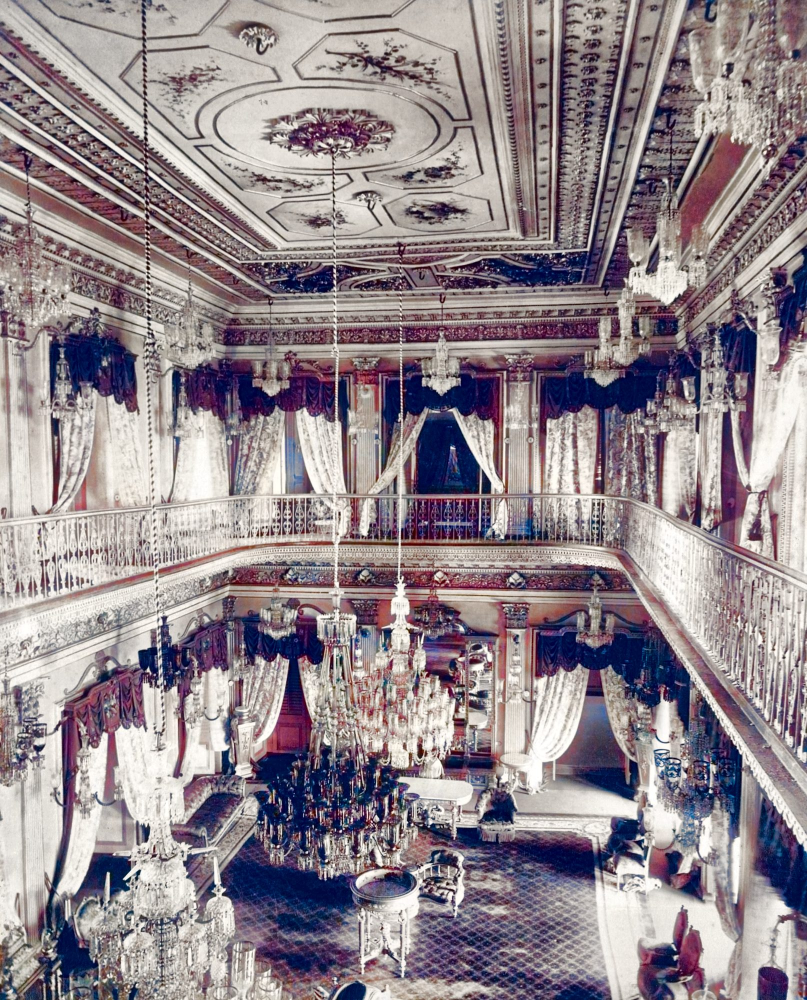
#> input picture assets/img/art-chowmahalla-color.jpg, 1614 x 2000 px (shown at 1/2 size)
$ python cardcrop.py ../../assets/img/art-chowmahalla-color.jpg ../../assets/img/art-chowmahalla.jpg 1.0 1.0
#> lines starting #> are read from the running program, lines starting #| are printed output that depends on the picture
# Cover-crop a photo to 720x840 (card ratio) around a focal point, JPEG q80.
import sys, os
from PIL import Image, ImageOps
src, dst, fx, fy = sys.argv[1], sys.argv[2], float(sys.argv[3]), float(sys.argv[4])
W, H = 720, 840
im = ImageOps.exif_transpose(Image.open(src)).convert('RGB')
#> im is the input picture: PIL image 1614x2000 RGB; mean R, G, B 146.1, 134.9, 141.2
w, h = im.size
#> w = 1614; h = 2000
r = W / H
if w / h > r: cw, ch = int(h * r), h
else: cw, ch = w, int(w / r)
#> cw = 1614; ch = 1883
x = min(max(int(fx * w - cw / 2), 0), w - cw); y = min(max(int(fy * h - ch / 2), 0), h - ch)
#> after `x = min(max(int(fx * w - cw / 2), 0), w - cw)`: x = 0
#> after `y = min(max(int(fy * h - ch / 2), 0), h - ch)`: y = 117
im = im.crop((x, y, x + cw, y + ch)).resize((W, H), Image.LANCZOS)
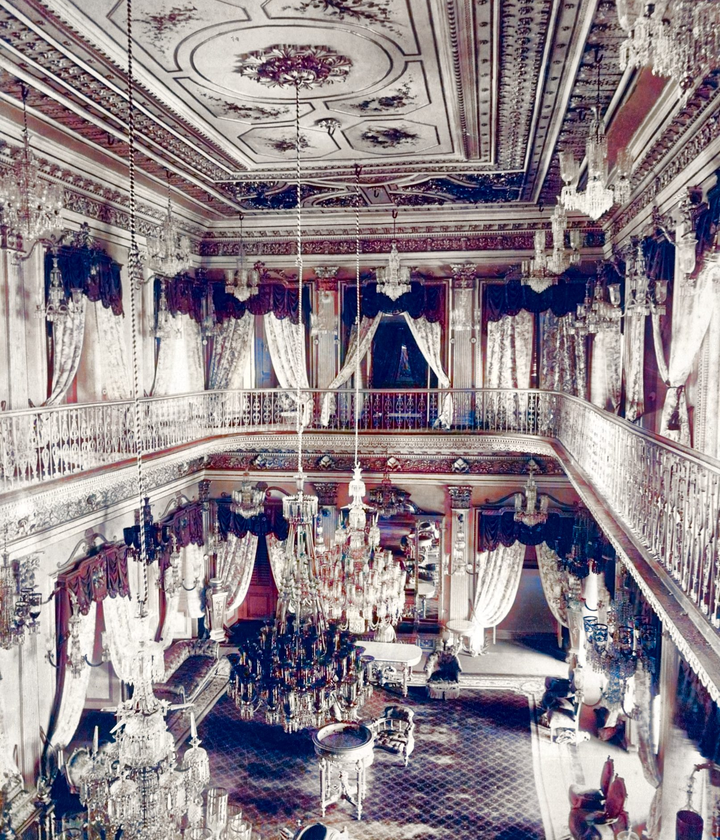
#> im: PIL image 720x840 RGB; mean R, G, B 144.9, 133.6, 140.6
im.save(dst, quality=80, optimize=True, progressive=True)
print(os.path.basename(dst), f'from {w}x{h}', os.path.getsize(dst)//1024, 'KB')
#| art-chowmahalla.jpg from 1614x2000 190 KB

$ run again, on assets/img/art-old-city-color.jpg
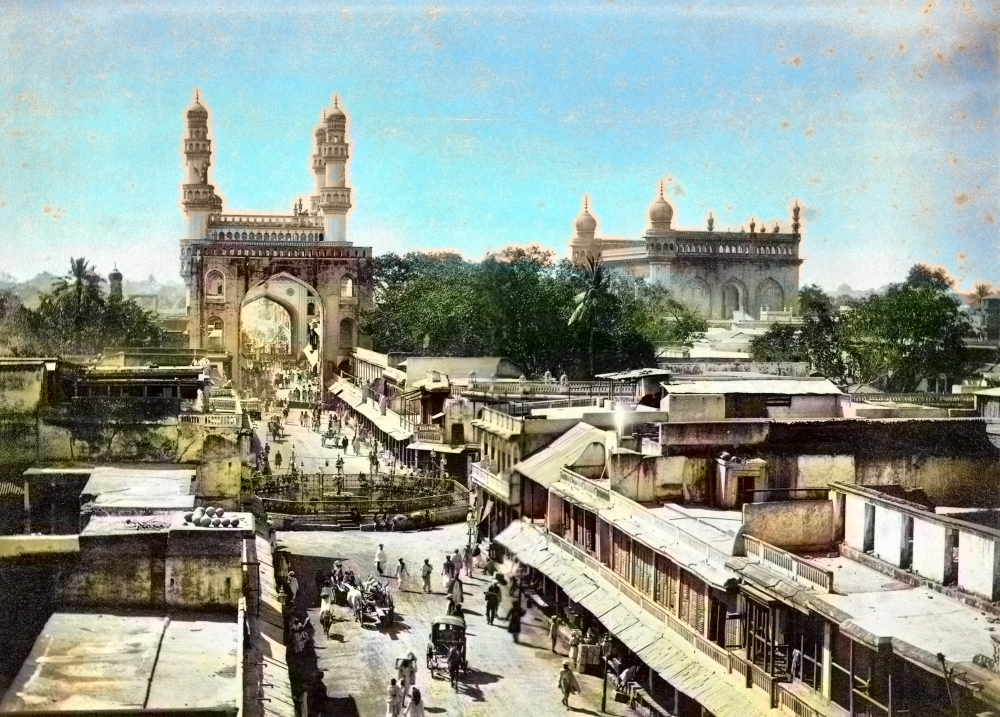
#> input picture assets/img/art-old-city-color.jpg, 2000 x 1434 px (shown at 1/2 size)
#> im is the input picture: PIL image 2000x1434 RGB; mean R, G, B 146.5, 155.7, 145.5
#> `im = im.crop((x, y, x + cw, y + ch)).resize((W, H), Image.LANCZOS)`:
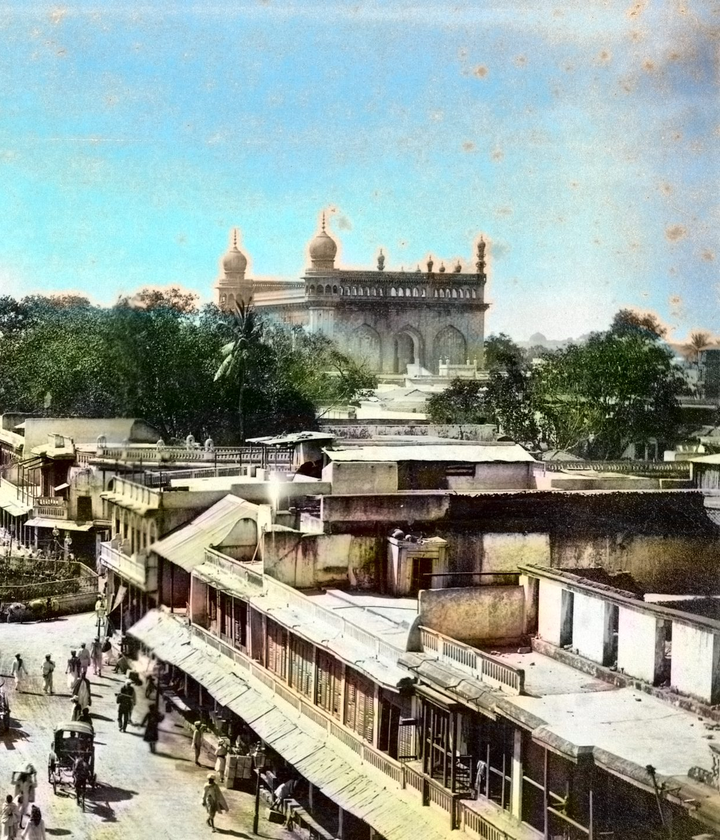
#> im: PIL image 720x840 RGB; mean R, G, B 146.4, 156.8, 148.6
#| art-old-city-color.jpg from 2000x1434 140 KB
